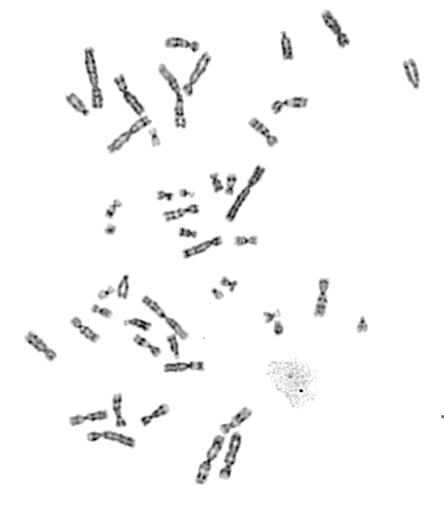
#> input picture app/13.jpg, 444 x 511 px
$ python -i utils.py   (imports and definitions only)
#> lines starting #> are read from the running program, lines starting #| are printed output that depends on the picture; after the words box and inside, x2 and y2 are one past the last pixel; in counts of white or black regions, pixels touching at a corner belong together
#> further down, picture is the input picture: shape (511, 444, 3); min 0, max 255, mean 247.8
"""
define utility functions that might be used across the application. This could include functions to convert masks to contours, display images, handle grid layouts, etc.
"""
import pickle
import cv2
import numpy as np
import requests
# import torch
from skimage.morphology import medial_axis

# [92 lines left out: functions masks_to_contours, extract_chromosomes_with_contours, get_region, rotate_image, not called in this run]


def straighten_chromosome(image):
    """Straightens a chromosome image by rotating it to align with the horizontal axis.

    Args:
        image (numpy.ndarray): The input image as a NumPy array.

    Returns:
        numpy.ndarray: The straightened image as a NumPy array.
    """
    # Converting the image to grayscale, thresholding, and finding contours
    grayscale_image = cv2.cvtColor(image, cv2.COLOR_RGB2GRAY)
    _, threshold_image = cv2.threshold(
        grayscale_image, 254, 255, cv2.THRESH_BINARY_INV)
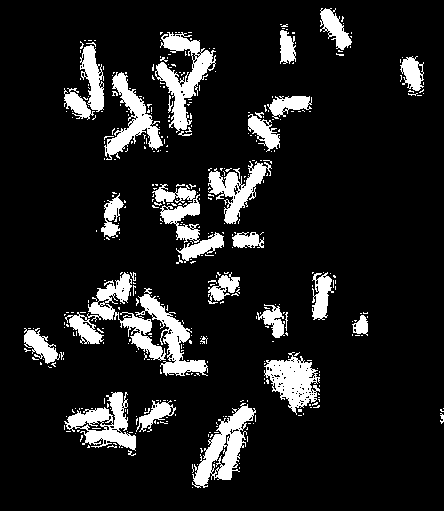
#> threshold_image: shape (511, 444); 11.8% white; 423 white regions (387 under 20 px)
    contours, _ = cv2.findContours(
        threshold_image, cv2.RETR_EXTERNAL, cv2.CHAIN_APPROX_SIMPLE)
#> contours = 421 contours, 395 with area under 20; largest, box (x1, y1, x2, y2) and area: (192, 403, 256, 488) 2082, (155, 32, 216, 133) 1992, (64, 392, 136, 451) 1806, (264, 352, 320, 415) 1765, (135, 288, 208, 376) 1530
    blank_image = np.ones(
        (image.shape[0], image.shape[1], 3), np.uint8) * 255

    for cont in contours:
        # Finding the minimum rectangle around the chromosome
        rect = cv2.minAreaRect(cont)
        box = cv2.boxPoints(rect)
        box = np.int0(box)
        angle = rect[2]
        coordinates = box.tolist()

        # Finding the slope between the two bottom points
        sorted_points = sorted(coordinates, key=lambda p: p[1])
        x_1, y_1 = sorted_points[0]
        x_2, y_2 = sorted_points[1]
        slope = 0
        if (x_2 - x_1) != 0:
            slope = (y_2 - y_1) / (x_2 - x_1)

        # Using the slope to determine the tilt direction (tilted left/right)
        if slope > 0:
            rotation_matrix = cv2.getRotationMatrix2D(rect[0], angle, 1.0)
        elif slope < 0:
            rotation_matrix = cv2.getRotationMatrix2D(
                rect[0], -(90 - angle), 1.0)
        else:
            rotation_matrix = cv2.getRotationMatrix2D(rect[0], 0, 1.0)

        # Rotating the image
        rotated_image = cv2.warpAffine(
            image, rotation_matrix, (image.shape[1], image.shape[0]), borderValue=(255, 255, 255))
        blank_image = np.ones(
            (image.shape[0], image.shape[1], 3), np.uint8) * 255
        blank_image[:rotated_image.shape[0],
                    :rotated_image.shape[1]] = rotated_image
        _ = cv2.transform(np.array([box]), rotation_matrix)
#> this loop made 421 passes
#> (cont, rect, angle, coordinates, sorted_points, x_1, y_1, x_2) on pass 28: ([[216, 422], [216, 423], [217, 424], [216, 423]], ((216.3, 423.1), (0.447, 2.24), -26.57), -26.57, [[216, 424], [215, 422], [216, 422], [217, 424]], [[215, 422], [216, 422], [216, 424], [217, 424]], 215, 422, 216)
#> (rect, angle, coordinates, sorted_points, x_1, y_1, x_2, y_2) on passes 6, 7, 11, 13: (((131.1, 453), (3.79, 7.91), -71.57), -71.57, [[134, 456], [126, 453], [128, 450], [135, 452]], [[128, 450], [135, 452], [126, 453], [134, 456]], 128, 450, 135, 452), (((201.2, 449.8), (1.46, 4.12), -14.04), -14.04, [[201, 452], [200, 448], [201, 447], [202, 451]], [[201, 447], [200, 448], [202, 451], [201, 452]], 201, 447, 200, 448), (((114.6, 443.3), (0.894, 3.13), -63.43), -63.43, [[115, 444], [112, 443], [113, 442], [116, 443]], [[113, 442], [112, 443], [116, 443], [115, 444]], 113, 442, 112, 443), (((81, 438), (6.31, 1.46), -75.96), -75.96, [[80, 441], [79, 440], [81, 434], [82, 435]], [[81, 434], [82, 435], [79, 440], [80, 441]], 81, 434, 82, 435)
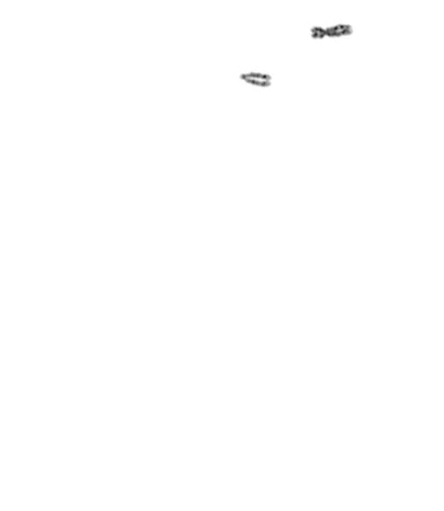
#> blank_image: shape (511, 444, 3); min 24, max 255, mean 254.6

    return blank_image

# [178 lines left out: functions contours_to_bboxes, get_karyotype, concat_and_pad_images, pad_image, process_images, get_api_out and 1 more, not called in this run]

>>> import cv2
>>> picture = cv2.cvtColor(cv2.imread('13.jpg'), cv2.COLOR_BGR2RGB)
>>> result = straighten_chromosome(picture)

$ run again, on app/17.jpg
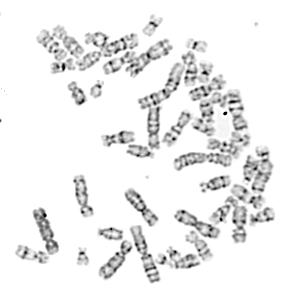
#> input picture app/17.jpg, 288 x 300 px
#> picture is the input picture: shape (300, 288, 3); min 0, max 255, mean 237.6
#> in straighten_chromosome, `_, threshold_image = cv2.threshold( grayscale_image, 254, 255, cv2.THR..`:
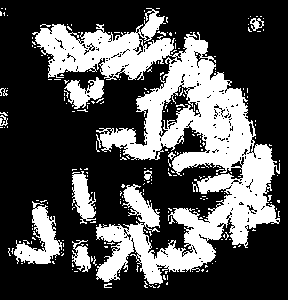
#> threshold_image: shape (300, 288); 31.8% white; 255 white regions (243 under 20 px)
#> contours = 245 contours, 237 with area under 20; largest, box (x1, y1, x2, y2) and area: (32, 8, 280, 284) 23120, (14, 201, 62, 264) 1167, (72, 171, 96, 224) 622, (64, 77, 104, 109) 578, (72, 240, 91, 272) 274, (250, 18, 264, 31) 86, (144, 170, 152, 180) 44, (168, 152, 176, 160) 21
#> the loop in straighten_chromosome, `for cont in contours:` made 245 passes
#> (cont, rect, angle, coordinates, sorted_points, x_1, y_1, x_2) on pass 38: ([[86, 244], [87, 245], [87, 244]], ((86.75, 244.3), (0.707, 1.41), -45), -45, [[87, 245], [86, 244], [86, 243], [87, 244]], [[86, 243], [86, 244], [87, 244], [87, 245]], 86, 243, 86)
#> pass 2, in straighten_chromosome, `rotated_image = cv2.warpAffine( image, rotation_matrix, (image.shape[1..`:
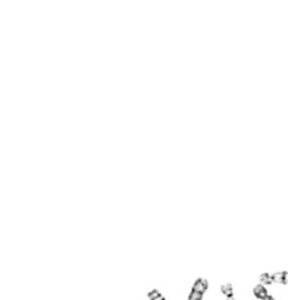
#> rotated_image: shape (300, 288, 3); min 14, max 255, mean 253.9
